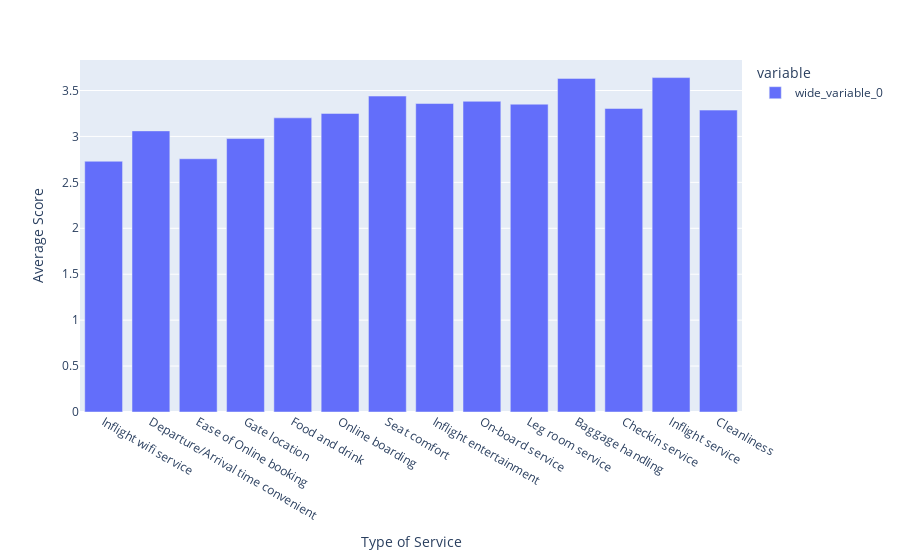

Write notebook code for a chart like this one.
### Code cell
# satisfaction_figure = go.Figure()
# satisfaction_figure.add_trace(go.Scatter(x=df['Baggage handling'].sort_index().index, y=df['Baggage handling'].sort_index()))

satisfaction_figure = px.bar(x=['Inflight wifi service','Departure/Arrival time convenient', 
                                'Ease of Online booking', 'Gate location', 'Food and drink', 
                                'Online boarding', 'Seat comfort', 'Inflight entertainment', 
                                'On-board service', 'Leg room service','Baggage handling', 
                                'Checkin service', 'Inflight service','Cleanliness'
                               ],
                             
#                              y=[np.mean(df[['Inflight wifi service','Departure/Arrival time convenient', 
#                                             'Ease of Online booking','Gate location', 'Food and drink', 
#                                             'Online boarding', 'Seat comfort','Inflight entertainment', 
#                                             'On-board service', 'Leg room service','Baggage handling', 
#                                             'Checkin service', 'Inflight service','Cleanliness']
                             
                             y=[df[['Inflight wifi service','Departure/Arrival time convenient', 
                                            'Ease of Online booking','Gate location', 'Food and drink', 
                                            'Online boarding', 'Seat comfort','Inflight entertainment', 
                                            'On-board service', 'Leg room service','Baggage handling', 
                                            'Checkin service', 'Inflight service','Cleanliness']].agg(np.mean),
                                          
                               ],
                             #labels={'x':'Age', 'y':'Total Count'}
                             labels={'x':'Type of Service', 'y':'Average Score'}
                            )
satisfaction_figure.update_layout(yaxis_title='Average Score')

### Figure 1 — Plotly figure (JSON) as saved in the notebook; plotly's stock layout.template omitted (floating-point values rounded to 4 significant figures)
{"data": [{"alignmentgroup": "True", "hovertemplate": "variable=wide_variable_0<br>Type of Service=%{x}<br>value=%{y}<extra></extra>", "legendgroup": "wide_variable_0", "marker": {"color": "#636efa"}, "name": "wide_variable_0", "offsetgroup": "wide_variable_0", "orientation": "v", "showlegend": true, "textposition": "auto", "type": "bar", "x": ["Inflight wifi service", "Departure/Arrival time convenient", "Ease of Online booking", "Gate location", "Food and drink", "Online boarding", "Seat comfort", "Inflight entertainment", "On-board service", "Leg room service", "Baggage handling", "Checkin service", "Inflight service", "Cleanliness"], "xaxis": "x", "y": [2.73, 3.06, 2.757, 2.977, 3.202, 3.25, 3.439, 3.358, 3.382, 3.351, 3.632, 3.304, 3.64, 3.286], "yaxis": "y"}], "layout": {"barmode": "relative", "legend": {"title": {"text": "variable"}, "tracegroupgap": 0}, "margin": {"t": 60}, "xaxis": {"anchor": "y", "domain": [0, 1], "title": {"text": "Type of Service"}}, "yaxis": {"anchor": "x", "domain": [0, 1], "title": {"text": "Average Score"}}}}
